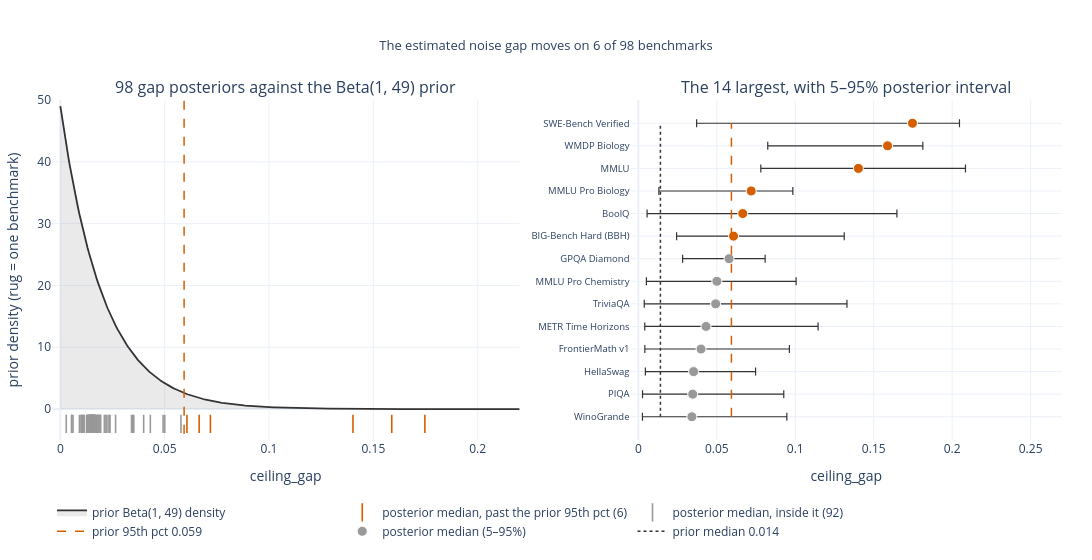

The notebook cell this image was saved under:
### Markdown cell above
### 3 · Nearly every gap posterior is its prior: median **0.015** against the prior's **0.014**, and 92 of 98 stay inside the prior's 95% mass.
Only 6 move: the 3 movers above plus MMLU Pro Biology, BoolQ and BIG-Bench Hard (BBH). Posterior SD falls below the prior's **0.020** on **23** benchmarks, so the data speak a little more widely than they move the location.

### Code cell
grid = np.linspace(0, 0.26, 400)
o = np.argsort(-GMED)[:14][::-1]
fig = make_subplots(rows=1, cols=2, column_widths=[0.52, 0.48], horizontal_spacing=0.11,
                    subplot_titles=["98 gap posteriors against the Beta(1, 49) prior",
                                    "The 14 largest, with 5–95% posterior interval"])
fig.add_trace(go.Scatter(x=grid, y=PRI.pdf(grid), mode="lines", name="prior Beta(1, 49) density",
                         line=dict(color=C["dark"], width=1.8), fill="tozeroy",
                         fillcolor="rgba(51,51,51,0.10)", hoverinfo="skip"), row=1, col=1)
for tag, m, col in [("posterior median, past the prior 95th pct (6)", OFF, C["verm"]),
                    ("posterior median, inside it (92)", ~OFF, C["gray"])]:
    idx = np.flatnonzero(m)
    fig.add_trace(go.Scatter(x=GMED[idx], y=np.full(idx.size, -2.4), mode="markers", name=tag,
                             marker=dict(color=col, size=13, symbol="line-ns-open",
                                         line=dict(color=col, width=1.6)),
                             text=[BEN[i] for i in idx],
                             hovertemplate="%{text}: %{x:.3f}<extra></extra>"), row=1, col=1)
fig.add_trace(go.Scatter(x=[P_Q95] * 2, y=[-4, 50], mode="lines",
                         name=f"prior 95th pct {P_Q95:.3f}",
                         line=dict(color=C["verm"], width=1.5, dash="dash")), row=1, col=1)
fig.update_xaxes(title_text="ceiling_gap", range=[-0.004, 0.22], row=1, col=1)
fig.update_yaxes(title_text="prior density (rug = one benchmark)", range=[-5, 50], row=1, col=1)

fig.add_trace(go.Scatter(
    x=GMED[o], y=[BEN[i] for i in o], mode="markers", name="posterior median (5–95%)",
    marker=dict(color=[C["verm"] if OFF[i] else C["gray"] for i in o], size=10,
                line=dict(color="white", width=1)),
    error_x=dict(type="data", symmetric=False, array=GQ[1][o] - GMED[o],
                 arrayminus=GMED[o] - GQ[0][o], color=C["dark"], thickness=1.2, width=4),
    hovertemplate="%{y}: %{x:.3f}<extra></extra>"), row=1, col=2)
fig.add_trace(go.Scatter(x=[P_MED] * 2, y=[BEN[o[0]], BEN[o[-1]]], mode="lines",
                         name=f"prior median {P_MED:.3f}",
                         line=dict(color=C["dark"], width=1.5, dash="dot"), hoverinfo="skip"),
              row=1, col=2)
fig.add_trace(go.Scatter(x=[P_Q95] * 2, y=[BEN[o[0]], BEN[o[-1]]], mode="lines", showlegend=False,
                         line=dict(color=C["verm"], width=1.5, dash="dash"), hoverinfo="skip"),
              row=1, col=2)
fig.update_xaxes(title_text="ceiling_gap", range=[-0.005, 0.27], row=1, col=2)
fig.update_yaxes(categoryorder="array", categoryarray=[BEN[i] for i in o],
                 tickfont=dict(size=9.5), row=1, col=2)
fig.update_layout(title="The estimated noise gap moves on 6 of 98 benchmarks",
                  height=560, width=1250, legend=dict(orientation="h", y=-0.17),
                  margin=dict(t=100, b=120, l=40, r=30))
show(fig, "03_gap_vs_prior")

print(f"prior Beta(1,49): mean {1 / 50:.4f} median {P_MED:.4f} sd {P_SD:.4f} "
      f"95th pct {P_Q95:.4f}")
print(f"posterior medians: median across benchmarks {np.median(GMED):.4f} · "
      f"{int(OFF.sum())} past the prior 95th pct · {int((GSD < P_SD).sum())} with SD below "
      f"the prior SD · {int((GMED > 0.10).sum())} past 0.10")
print("moved: " + " · ".join(f"{BEN[i]} {GMED[i]:.3f}" for i in np.argsort(-GMED)[:6]))

### Figure 1 — Plotly figure (JSON) as saved in the notebook; plotly's stock layout.template omitted (floating-point values rounded to 4 significant figures; data arrays with more than 128 entries replaced by an {"elided": "..."} marker saying what was removed)
{"data": [{"fill": "tozeroy", "fillcolor": "rgba(51,51,51,0.10)", "hoverinfo": "skip", "line": {"color": "#333333", "width": 1.8}, "mode": "lines", "name": "prior Beta(1, 49) density", "type": "scatter", "x": {"elided": "400 float values"}, "xaxis": "x", "y": {"elided": "400 float values"}, "yaxis": "y"}, {"hovertemplate": "%{text}: %{x:.3f}<extra></extra>", "marker": {"color": "#D55E00", "line": {"color": "#D55E00", "width": 1.6}, "size": 13, "symbol": "line-ns-open"}, "mode": "markers", "name": "posterior median, past the prior 95th pct (6)", "text": ["BIG-Bench Hard (BBH)", "BoolQ", "MMLU", "MMLU Pro Biology", "SWE-Bench Verified", "WMDP Biology"], "type": "scatter", "x": [0.06067, 0.06652, 0.1402, 0.07191, 0.1747, 0.1588], "xaxis": "x", "y": [-2.4, -2.4, -2.4, -2.4, -2.4, -2.4], "yaxis": "y"}, {"hovertemplate": "%{text}: %{x:.3f}<extra></extra>", "marker": {"color": "#999999", "line": {"color": "#999999", "width": 1.6}, "size": 13, "symbol": "line-ns-open"}, "mode": "markers", "name": "posterior median, inside it (92)", "text": ["APEX Agents", "ARC (AI2)", "ARC-AGI", "ARC-AGI-2", "Adversarial NLI", "Aider Polyglot", "AlgoTune", "AudioMultiChallenge", "BALROG", "BioLP-bench", "BlueprintBench 2", "CAD-Eval", "CL-Bench", "CL-Bench Life", "CSQA2", "Chess Puzzles", "CritPt", "CursorBench", "Cybench", "DeepResearchBench", "DeepSWE", "EBR-bench", "EnigmaEval", "ExploitBench", "Fiction.LiveBench", "ForecastBench", "FrontierCode", "FrontierMath", "FrontierMath Tier 4", "FrontierMath Tier 4 v1", "FrontierMath v1", "GBAEval", "GDP.pdf", "GDPval", "GPQA Diamond", "GPQA Diamond Biology", "GPQA Diamond Chemistry", "GPQA Main Biology", "GPQA Main Chemistry", "GSM8K", "GSO-Bench", "GeoBench", "HellaSwag", "Humanity's Last Exam", "LAB-Bench Cloning", "LAB-Bench LitQA2", "LAB-Bench Protocol", "LAB-Bench SeqQA", "LAMBADA", "Lech Mazur Writing", "LiveBench", "MATH Level 5", "MCP Atlas", "METR Time Horizons", "MMLU Biology", "MMLU Chemistry", "MMLU Pro Chemistry", "MindCube", "MultiChallenge", "MultiNRC", "OS World (Screenshot)", "OS World 2", "OTIS Mock AIME 2024-2025", "OpenBookQA", "PIQA", "PRBench Finance", "PRBench Legal", "PostTrainBench", "ProofBench", "Remote Labor Index", "SEAL Instruction Following", "SEAL Tool Use (Enterprise)", "SWE-Bench Pro", "SWE-Bench Pro (Private)", "SciCode", "ScienceQA", "SimpleBench", "SimpleQA Verified", "SpatialViz-Bench", "SuperGLUE", "Surface Evolver Bench", "TerminalBench", "The Agent Company", "TriviaQA", "TutorBench", "VPCT", "Video-MME", "Visual Task Assessment (VISTA)", "VisualToolBench", "WMDP Chemistry", "WeirdML", "WinoGrande"], "type": "scatter", "x": [0.01574, 0.01118, 0.0107, 0.00282, 0.01363, 0.01634, 0.01431, 0.01497, 0.01566, 0.01459, 0.01438, 0.01328, 0.01434, 0.01314, 0.02378, 0.0142, 0.01473, 0.01489, 0.009132, 0.01481, 0.02195, 0.01474, 0.01457, 0.01254, 0.0114, 0.0151, 0.01448, 0.01674, 0.0127, 0.01542, 0.03993, 0.01442, 0.01447, 0.0149, 0.0578, 0.01538, 0.01331, 0.01486, 0.01457, 0.02357, 0.01612, 0.01731, 0.0352, 0.01489, 0.01543, 0.01473, 0.01817, 0.01543, 0.01907, 0.01842, 0.01508, 0.005337, 0.02109, 0.04313, 0.01734, 0.01672, 0.05002, 0.01385, 0.01534, 0.01787, 0.01907, 0.01433, 0.006085, 0.01651, 0.03463, 0.01569, 0.0158, 0.01461, 0.01304, 0.01359, 0.01675, 0.01935, 0.0152, 0.01406, 0.02286, 0.01585, 0.02647, 0.01482, 0.01435, 0.01837, 0.01042, 0.009976, 0.01446, 0.04924, 0.01648, 0.005485, 0.01642, 0.01788, 0.01433, 0.02196, 0.009989, 0.0341], "xaxis": "x", "y": [-2.4, -2.4, -2.4, -2.4, -2.4, -2.4, -2.4, -2.4, -2.4, -2.4, -2.4, -2.4, -2.4, -2.4, -2.4, -2.4, -2.4, -2.4, -2.4, -2.4, -2.4, -2.4, -2.4, -2.4, -2.4, -2.4, -2.4, -2.4, -2.4, -2.4, -2.4, -2.4, -2.4, -2.4, -2.4, -2.4, -2.4, -2.4, -2.4, -2.4, -2.4, -2.4, -2.4, -2.4, -2.4, -2.4, -2.4, -2.4, -2.4, -2.4, -2.4, -2.4, -2.4, -2.4, -2.4, -2.4, -2.4, -2.4, -2.4, -2.4, -2.4, -2.4, -2.4, -2.4, -2.4, -2.4, -2.4, -2.4, -2.4, -2.4, -2.4, -2.4, -2.4, -2.4, -2.4, -2.4, -2.4, -2.4, -2.4, -2.4, -2.4, -2.4, -2.4, -2.4, -2.4, -2.4, -2.4, -2.4, -2.4, -2.4, -2.4, -2.4], "yaxis": "y"}, {"line": {"color": "#D55E00", "dash": "dash", "width": 1.5}, "mode": "lines", "name": "prior 95th pct 0.059", "type": "scatter", "x": [0.05931, 0.05931], "xaxis": "x", "y": [-4, 50], "yaxis": "y"}, {"error_x": {"array": [0.06053, 0.05805, 0.03951, 0.05635, 0.07142, 0.08369, 0.05051, 0.023, 0.07053, 0.09827, 0.02655, 0.06823, 0.02249, 0.02996], "arrayminus": [0.03151, 0.03199, 0.03075, 0.0358, 0.03907, 0.04549, 0.04491, 0.0296, 0.03632, 0.06097, 0.05883, 0.0622, 0.07636, 0.1376], "color": "#333333", "symmetric": false, "thickness": 1.2, "type": "data", "width": 4}, "hovertemplate": "%{y}: %{x:.3f}<extra></extra>", "marker": {"color": ["#999999", "#999999", "#999999", "#999999", "#999999", "#999999", "#999999", "#999999", "#D55E00", "#D55E00", "#D55E00", "#D55E00", "#D55E00", "#D55E00"], "line": {"color": "white", "width": 1}, "size": 10}, "mode": "markers", "name": "posterior median (5–95%)", "type": "scatter", "x": [0.0341, 0.03463, 0.0352, 0.03993, 0.04313, 0.04924, 0.05002, 0.0578, 0.06067, 0.06652, 0.07191, 0.1402, 0.1588, 0.1747], "xaxis": "x2", "y": ["WinoGrande", "PIQA", "HellaSwag", "FrontierMath v1", "METR Time Horizons", "TriviaQA", "MMLU Pro Chemistry", "GPQA Diamond", "BIG-Bench Hard (BBH)", "BoolQ", "MMLU Pro Biology", "MMLU", "WMDP Biology", "SWE-Bench Verified"], "yaxis": "y2"}, {"hoverinfo": "skip", "line": {"color": "#333333", "dash": "dot", "width": 1.5}, "mode": "lines", "name": "prior median 0.014", "type": "scatter", "x": [0.01405, 0.01405], "xaxis": "x2", "y": ["WinoGrande", "SWE-Bench Verified"], "yaxis": "y2"}, {"hoverinfo": "skip", "line": {"color": "#D55E00", "dash": "dash", "width": 1.5}, "mode": "lines", "showlegend": false, "type": "scatter", "x": [0.05931, 0.05931], "xaxis": "x2", "y": ["WinoGrande", "SWE-Bench Verified"], "yaxis": "y2"}], "layout": {"annotations": [{"font": {"size": 16}, "showarrow": false, "text": "98 gap posteriors against the Beta(1, 49) prior", "x": 0.2314, "xanchor": "center", "xref": "paper", "y": 1.0, "yanchor": "bottom", "yref": "paper"}, {"font": {"size": 16}, "showarrow": false, "text": "The 14 largest, with 5–95% posterior interval", "x": 0.7864, "xanchor": "center", "xref": "paper", "y": 1.0, "yanchor": "bottom", "yref": "paper"}], "height": 560, "legend": {"orientation": "h", "y": -0.17}, "margin": {"b": 120, "l": 40, "r": 30, "t": 100}, "title": {"font": {"size": 13}, "text": "The estimated noise gap moves on 6 of 98 benchmarks", "x": 0.5}, "width": 1250, "xaxis": {"anchor": "y", "domain": [0.0, 0.4628], "range": [-0.004, 0.22], "title": {"text": "ceiling_gap"}}, "xaxis2": {"anchor": "y2", "domain": [0.5728, 1.0], "range": [-0.005, 0.27], "title": {"text": "ceiling_gap"}}, "yaxis": {"anchor": "x", "domain": [0.0, 1.0], "range": [-5, 50], "title": {"text": "prior density (rug = one benchmark)"}}, "yaxis2": {"anchor": "x2", "categoryarray": ["WinoGrande", "PIQA", "HellaSwag", "FrontierMath v1", "METR Time Horizons", "TriviaQA", "MMLU Pro Chemistry", "GPQA Diamond", "BIG-Bench Hard (BBH)", "BoolQ", "MMLU Pro Biology", "MMLU", "WMDP Biology", "SWE-Bench Verified"], "categoryorder": "array", "domain": [0.0, 1.0], "tickfont": {"size": 9.5}}}}
